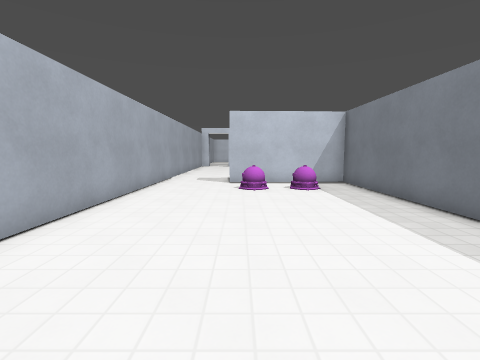
[1] (above)

13 first-person views from a walk through a level from a Godot 3-D game. The camera is 1.3 m above the floor, tilts 6° down and sees 85° across. The floor is counted in squares, 1 m on a side. Each view is taken from the middle of a square. On the plan, view 1 faces up. The plan holds only what a view shows up to about 13 squares ahead; the rest is blank. The place goes on beyond the plan. Surface patterns are stand-ins for the level's own textures.

[2]
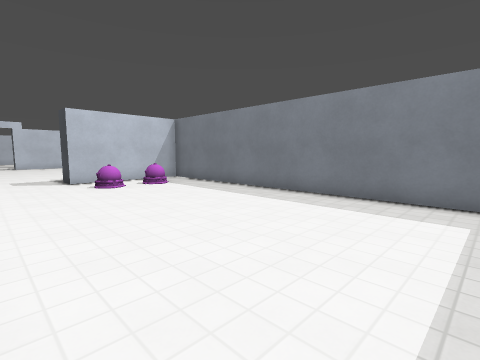

[3]
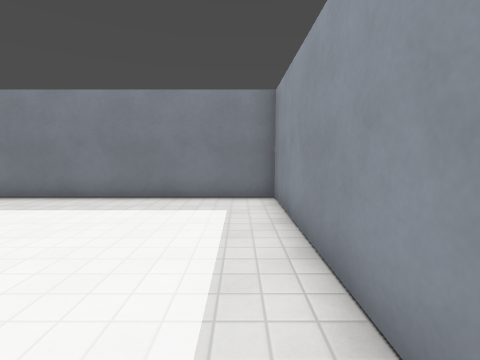

[4]
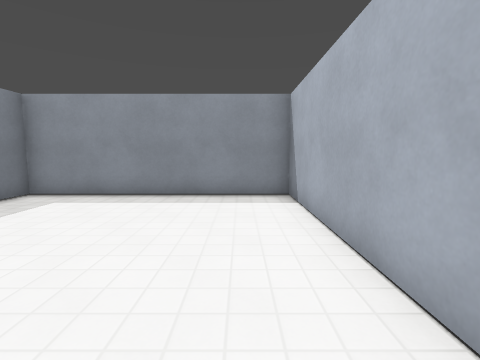

[5]
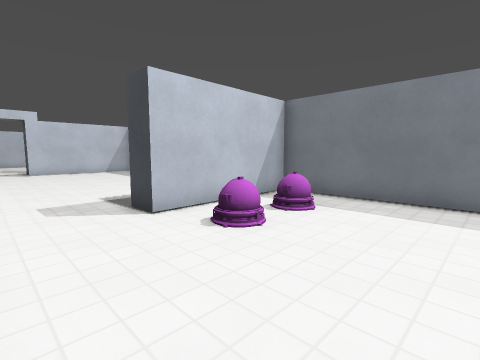

[6]
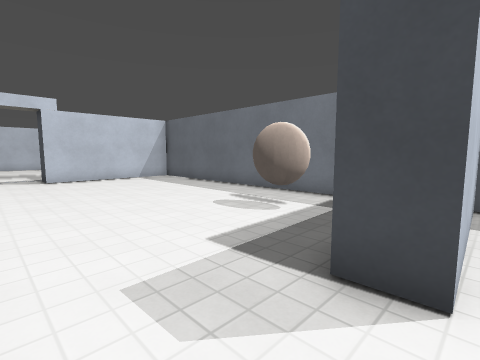

[7]
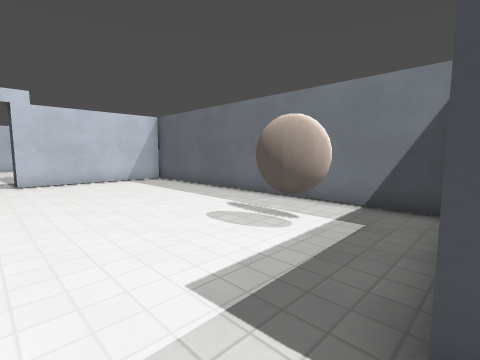

[8]
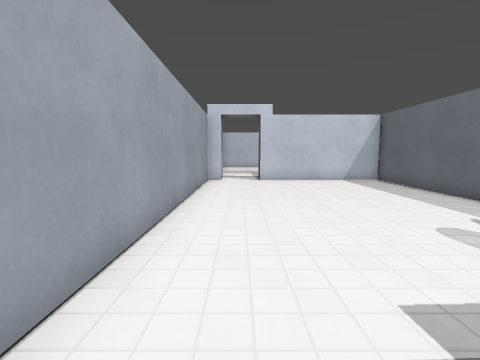

[9]
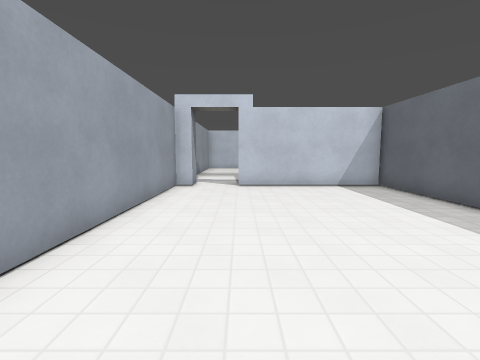

[10]
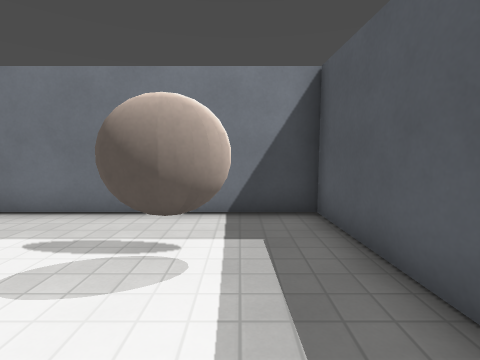

[11]
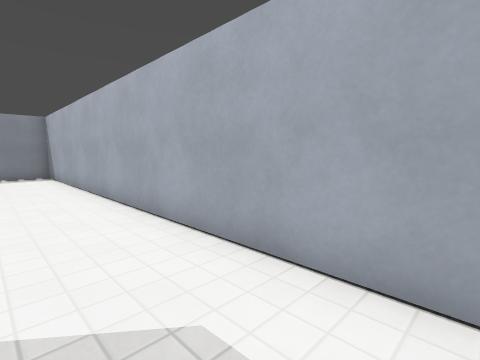

[12]
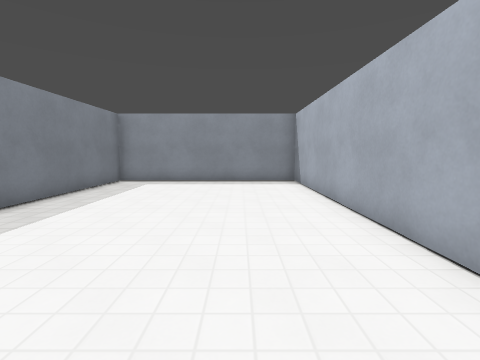

[13]
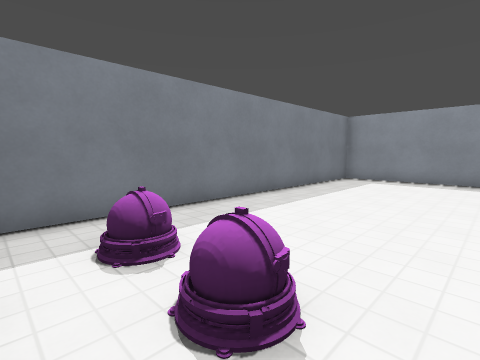

### Floor plan
Points are (right, up) in squares from view 1. A wall is a line through its corners. A room is listed if a view was taken in it or the views show most of it. See-through windows are left out.
Room 1 (views 1, 2, 3, 4, 5, 12)
walls: (-3.5, 9.4) (-3.5, -2) (4.5, -2) (4.5, 11.4) (-0.4, 11.2)
ways out: opening at (-2, 10.3) to room 2
objects: other object (1, 10); other object (2, 9)
Room 2 (views 6, 7, 8, 9, 10, 11, 13)
walls: (0.8, 12.2) (4.5, 12.4) (4.5, 24.3) (-0.9, 24.3); (-0.4, 11.2) (-0.5, 12.3); (-2.9, 24.3) (-3.5, 24.3) (-3.5, 9.4)
ways out: opening at (-2, 10.3) to room 1; opening at (-2, 25)
objects: other object (2, 14) to (2, 16)

Where each view was taken, in squares from view 1:
view 1: 0 up, 0 right, facing up
view 2: 1 down, 3 left, facing up-right
view 3: 1 down, 3 left, facing right
view 4: 6 up, 2 left, facing down
view 5: 6 up, 3 left, facing up-right
view 6: 11 up, 3 left, facing up-right
view 7: 12 up, 2 left, facing up-right
view 8: 12 up, 2 left, facing up
view 9: 14 up, 1 left, facing up
view 10: 14 up, 1 left, facing right
view 11: 14 up, 1 left, facing down-left
view 12: 10 up, 1 left, facing down
view 13: 11 up, 1 left, facing down-right
